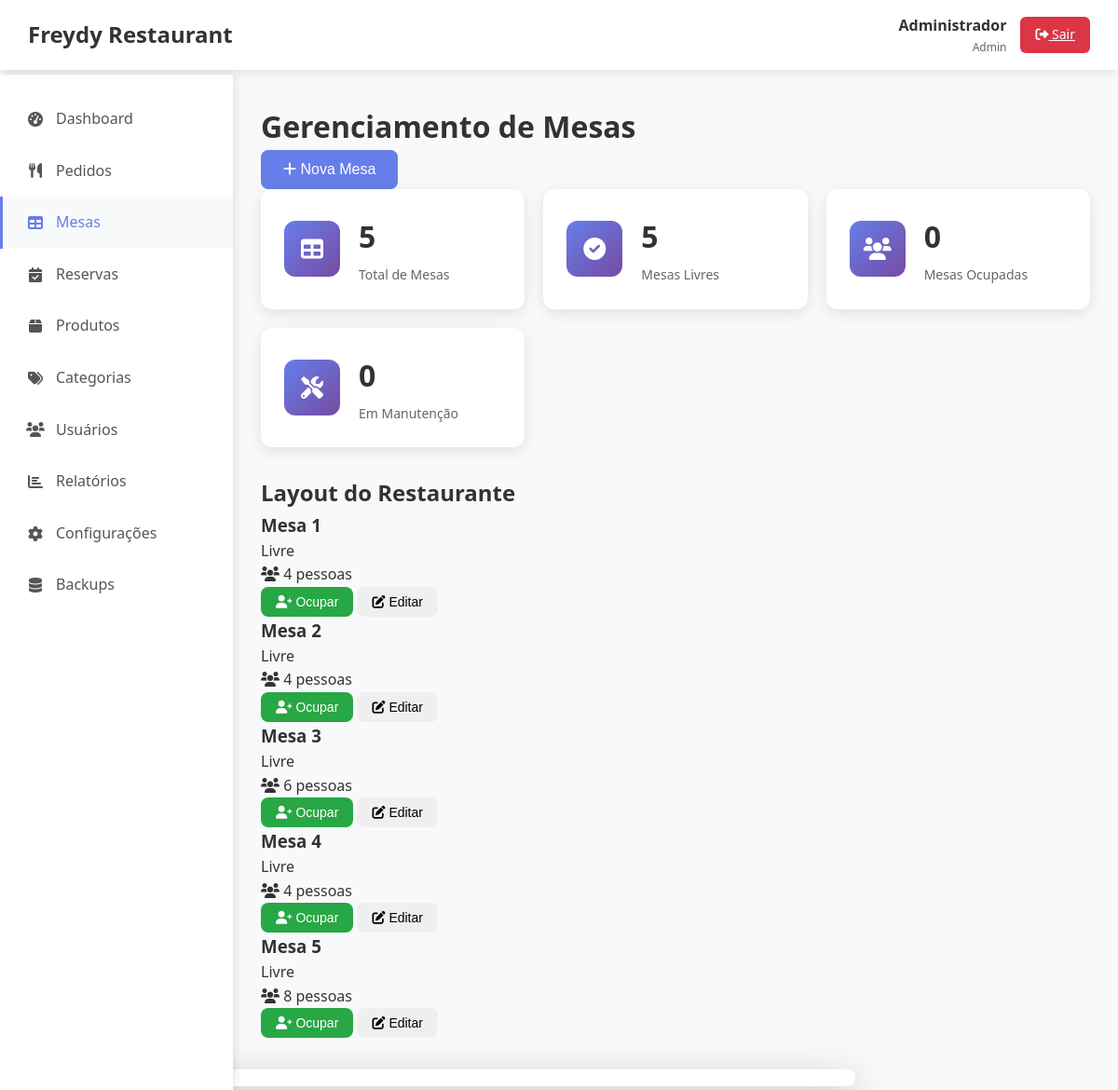
Page /mesas.php (signed in) on the committed database.
### tables this page shows
CREATE TABLE mesas (
    id INT AUTO_INCREMENT PRIMARY KEY,
    restaurante_id INT NOT NULL,
    numero INT NOT NULL,
    capacidade INT DEFAULT 4,
    status ENUM('livre', 'ocupada', 'reservada', 'manutencao') DEFAULT 'livre',
    posicao_x INT,
    posicao_y INT,
    data_cadastro TIMESTAMP DEFAULT CURRENT_TIMESTAMP,
    FOREIGN KEY (restaurante_id) REFERENCES restaurantes(id) ON DELETE CASCADE,
    UNIQUE KEY unique_mesa_restaurante (restaurante_id, numero)
);

### config/database.php (called while the page is built, shortened)
<?php
class Database {
    private static $instance = null;
    private $connection;
    private $host = 'localhost';
    private $dbname = 'freydy_restaurant_db';
    private $username = 'root';
    private $password = 'root';
    private $charset = 'utf8mb4';
    private function __construct() {
        try {
            $dsn = "mysql:host={$this->host};dbname={$this->dbname};charset={$this->charset}";
            $options = [
                PDO::ATTR_ERRMODE => PDO::ERRMODE_EXCEPTION,
                PDO::ATTR_DEFAULT_FETCH_MODE => PDO::FETCH_ASSOC,
                PDO::ATTR_EMULATE_PREPARES => false,
            ];
            $this->connection = new PDO($dsn, $this->username, $this->password, $options);
        } catch (PDOException $e) {
            throw new Exception("Erro na conexão com o banco de dados: " . $e->getMessage());
        }
    }
    public static function getInstance() {
        if (self::$instance === null) {
            self::$instance = new self();
        }
        return self::$instance;
    }
    public function query($sql, $params = []) {
        try {
            $stmt = $this->connection->prepare($sql);
            $stmt->execute($params);
            return $stmt;
        } catch (PDOException $e) {
            throw new Exception("Erro na execução da query: " . $e->getMessage());
        }
    }
    public function fetchAll($sql, $params = []) {
        return $this->query($sql, $params)->fetchAll();
    }
}

### includes/auth.php (called while the page is built, shortened)
<?php
class Auth {
    public function estaLogado() {
        return isset($_SESSION['usuario_id']) && !empty($_SESSION['usuario_id']);
    }
    public function getUsuario() {
        return [
            'id' => $_SESSION['usuario_id'],
            'nome' => $_SESSION['usuario_nome'],
            'email' => $_SESSION['usuario_email'],
            'tipo' => $_SESSION['usuario_tipo'],
            'restaurante_id' => $_SESSION['restaurante_id'],
            'restaurante_nome' => $_SESSION['restaurante_nome']
        ];
    }
}
$auth = new Auth();

### models/Mesa.php (called while the page is built, shortened)
<?php
require_once __DIR__ . '/../config/database.php';
class Mesa {
    private $db;
    public function __construct() {
        $this->db = Database::getInstance();
    }
    public function listarPorRestaurante($restauranteId) {
        $sql = "SELECT * FROM mesas WHERE restaurante_id = ? ORDER BY numero";
        return $this->db->fetchAll($sql, [$restauranteId]);
    }
}

### mesas.php (the view, shortened to what this page needs)
<?php
require_once 'includes/auth.php';
$auth->requerLogin();
$usuario = $auth->getUsuario();
require_once 'models/Mesa.php';
$mesaModel = new Mesa();
$mesas = $mesaModel->listarPorRestaurante($usuario['restaurante_id']);
?>
<!DOCTYPE html>
<html lang="pt-BR">
<head>
    <link rel="stylesheet" href="assets/css/styles.css">
    <link rel="stylesheet" href="https://cdnjs.cloudflare.com/ajax/libs/font-awesome/6.0.0/css/all.min.css">
</head>
<body>
    <?php include 'includes/header.php'; ?>
    <div class="container">
        <?php include 'includes/sidebar.php'; ?>
        <main class="main-content">
            <div class="page-header">
                <h1>Gerenciamento de Mesas</h1>
                <button class="btn btn-primary" onclick="abrirModalNovaMesa()">
                    <i class="fas fa-plus"></i> Nova Mesa
                </button>
            </div>
            <div class="stats-grid">
                <div class="stat-card">
                    <div class="stat-icon">
                        <i class="fas fa-table"></i>
                    </div>
                    <div class="stat-content">
                        <h3><?php echo count($mesas); ?></h3>
                        <p>Total de Mesas</p>
                    </div>
                </div>
                <div class="stat-card">
                    <div class="stat-icon">
                        <i class="fas fa-check-circle"></i>
                    </div>
                    <div class="stat-content">
                        <h3><?php echo count(array_filter($mesas, function($m) { return $m['status'] == 'livre'; })); ?></h3>
                        <p>Mesas Livres</p>
                    </div>
                </div>
                <div class="stat-card">
                    <div class="stat-icon">
                        <i class="fas fa-users"></i>
                    </div>
                    <div class="stat-content">
                        <h3><?php echo count(array_filter($mesas, function($m) { return $m['status'] == 'ocupada'; })); ?></h3>
                        <p>Mesas Ocupadas</p>
                    </div>
                </div>
                <div class="stat-card">
                    <div class="stat-icon">
                        <i class="fas fa-tools"></i>
                    </div>
                    <div class="stat-content">
                        <h3><?php echo count(array_filter($mesas, function($m) { return $m['status'] == 'manutencao'; })); ?></h3>
                        <p>Em Manutenção</p>
                    </div>
                </div>
            </div>
            <div class="mesas-container">
                <h2>Layout do Restaurante</h2>
                <div class="mesas-grid">
                    <?php if (empty($mesas)): ?>
                        <div class="empty-state">
                            <i class="fas fa-table"></i>
                            <h3>Nenhuma mesa cadastrada</h3>
                            <p>Comece adicionando as mesas do seu restaurante.</p>
                        </div>
                    <?php else: ?>
                        <?php foreach ($mesas as $mesa): ?>
                            <div class="mesa-card status-<?php echo $mesa['status']; ?>" onclick="abrirModalMesa(<?php echo $mesa['id']; ?>)">
                                <div class="mesa-header">
                                    <h3>Mesa <?php echo $mesa['numero']; ?></h3>
                                    <span class="status-badge status-<?php echo $mesa['status']; ?>">
                                        <?php
                                        switch($mesa['status']) {
                                            case 'livre': echo 'Livre'; break;
                                        }
                                        ?>
                                    </span>
                                </div>
                                <div class="mesa-info">
                                    <p><i class="fas fa-users"></i> <?php echo $mesa['capacidade']; ?> pessoas</p>
                                </div>
                                <div class="mesa-actions">
                                    <?php if ($mesa['status'] == 'livre'): ?>
                                        <button class="btn btn-sm btn-success" onclick="event.stopPropagation(); ocuparMesa(<?php echo $mesa['id']; ?>)">
                                            <i class="fas fa-user-plus"></i> Ocupar
                                        </button>
                                    <?php elseif ($mesa['status'] == 'ocupada'): ?>
                                        <button class="btn btn-sm btn-warning" onclick="event.stopPropagation(); liberarMesa(<?php echo $mesa['id']; ?>)">
                                            <i class="fas fa-user-minus"></i> Liberar
                                        </button>
                                    <?php endif; ?>
                                    <button class="btn btn-sm btn-info" onclick="event.stopPropagation(); editarMesa(<?php echo $mesa['id']; ?>)">
                                        <i class="fas fa-edit"></i> Editar
                                    </button>
                                </div>
                            </div>
                        <?php endforeach; ?>
                    <?php endif; ?>
                </div>
            </div>
        </main>
    </div>
    <div id="modalMesa" class="modal">
        <div class="modal-content">
            <span class="close">&times;</span>
        </div>
    </div>
</body>
</html>

### assets/css/styles.css (style rules this page uses)
* { margin: 0; padding: 0; box-sizing: border-box; }
body { font-family: 'Segoe UI', Tahoma, Geneva, Verdana, sans-serif; line-height: 1.6; color: #333; background-color: #f8f9fa; }
.btn { display: inline-block; padding: 12px 24px; border: none; border-radius: 8px; font-size: 16px; font-weight: 500; text-decoration: none; cursor: pointer; transition: all 0.3s ease; text-align: center; }
.btn-primary { background-color: #667eea; color: white; }
.btn-success { background-color: #28a745; color: white; }
.btn-sm { padding: 8px 16px; font-size: 14px; }
.container { display: flex; min-height: 100vh; }
.main-content { flex: 1; margin-left: 250px; margin-top: 80px; padding: 30px; }
.stats-grid { display: grid; grid-template-columns: repeat(auto-fit, minmax(250px, 1fr)); gap: 20px; margin-bottom: 30px; }
.stat-card { background: white; border-radius: 12px; padding: 25px; box-shadow: 0 4px 15px rgba(0, 0, 0, 0.1); display: flex; align-items: center; transition: transform 0.3s ease; }
.stat-icon { background: linear-gradient(135deg, #667eea, #764ba2); color: white; width: 60px; height: 60px; border-radius: 12px; display: flex; align-items: center; justify-content: center; font-size: 24px; margin-right: 20px; }
.stat-content h3 { font-size: 2rem; font-weight: 700; color: #333; margin-bottom: 5px; }
.stat-content p { color: #666; font-size: 14px; margin: 0; }
.stat-card, .section-card { animation: fadeIn 0.6s ease-out; }
.modal-content { background: white; border-radius: 12px; box-shadow: 0 20px 60px rgba(0, 0, 0, 0.3); max-width: 90%; max-height: 90%; overflow: hidden; transform: scale(0.7); transition: transform 0.3s ease; }

### rows in the picture
mesas: numero "1", status "Livre", capacidade "4"
mesas: numero "2", status "Livre", capacidade "4"
mesas: numero "3", status "Livre", capacidade "6"
mesas: numero "4", status "Livre", capacidade "4"
mesas: numero "5", status "Livre", capacidade "8"

### other values in the picture
$usuario['nome'] "Administrador"
$usuario['tipo'] "Admin"
count($mesas) "5"
